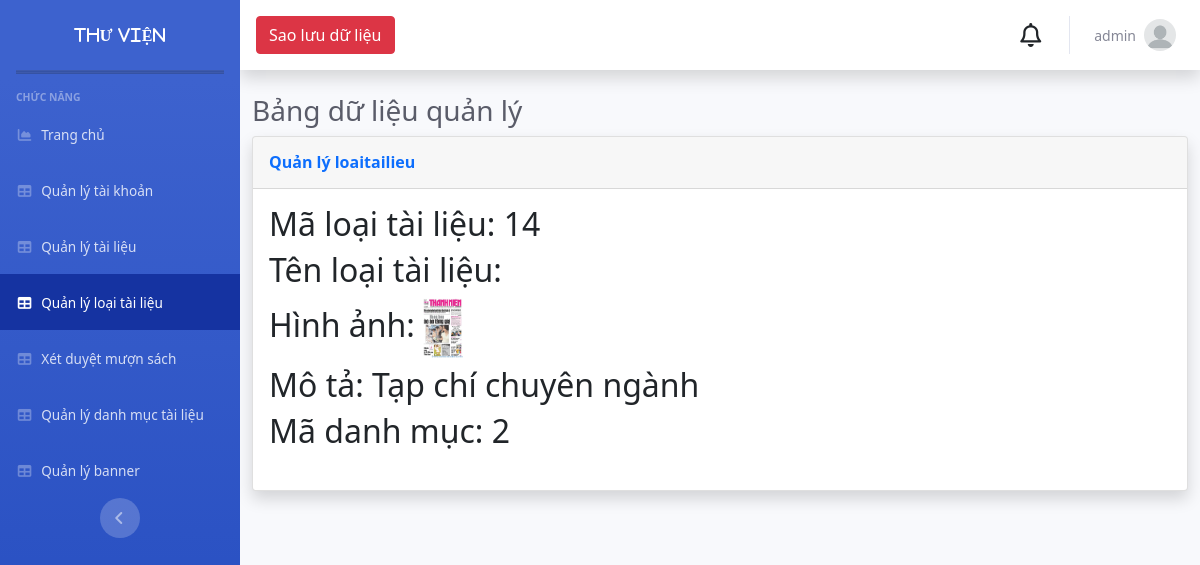
Page /Admin/index.php?mod=loaitailieu&act=detail&id=14 (signed in) on the committed database.
### tables this page shows
CREATE TABLE `loaitailieu` (
  `MaTaiLieu` int NOT NULL,
  `TenLoaiTaiLieu` varchar(70) NOT NULL,
  `HinhAnh` varchar(200) NOT NULL,
  `Mota` varchar(200) NOT NULL,
  `MaDM` int NOT NULL
);

### Admin/MVC/controllers/LoaisanphamController.php (called while the page is built, shortened)
<?php
class LoaisanphamController
{
	var $loaisanpham_model;
	function __construct()
	{
		$this->loaisanpham_model = new loaisanpham();
	}
	public function detail()
	{
		$id = isset($_GET['id']) ? $_GET['id'] : 5;
		$data = $this->loaisanpham_model->find($id);
		require_once("MVC/Views/Admin/index.php");
	}
}

### Admin/MVC/Models/connection.php (called while the page is built, shortened)
<?php
class Connection
{
    function __construct()
    {
        $severname = "localhost";
        $username = "root";
        $password = "";
        $db_name = "thuvien";
        $this->conn = new mysqli($severname, $username, $password, $db_name);
    }
}

### Admin/MVC/Models/model.php (called while the page is built, shortened)
<?php
require_once("connection.php");
class Model
{
    var $conn;
    var $table;
    var $contens;
    function __construct()
    {
        $conn_obj = new Connection();
        $this->conn = $conn_obj->conn;
    }
    function find($id)
    {
        $query = "select * from $this->table where $this->contens =$id";
        return $this->conn->query($query)->fetch_assoc();
    }
}

### Admin/MVC/Views/loaisanpham/detail.php (the view)
<table class="table table-bordered" id="dataTable" width="100%" cellspacing="0">
    <h2>Mã loại tài liệu: <?= $data['MaTaiLieu'] ?></h2>
    <h2>Tên loại tài liệu: <?= $data['TenTaiLieu'] ?></h2>
    <h2>Hình ảnh: <img src="../public/img/company/<?= $data['HinhAnh'] ?>" height="60px"></h2>
    <h2>Mô tả: <?= $data['Mota'] ?></h2>
    <h2>Mã danh mục: <?= $data['MaDM'] ?></h2>
</table>

### rows in the picture
loaitailieu: MaTaiLieu "14", HinhAnh (picture), Mota "Tạp chí chuyên ngành", MaDM "2"

### other values in the picture
$_SESSION['login']['TaiKhoan'] "admin"
$mod "loaitailieu"
